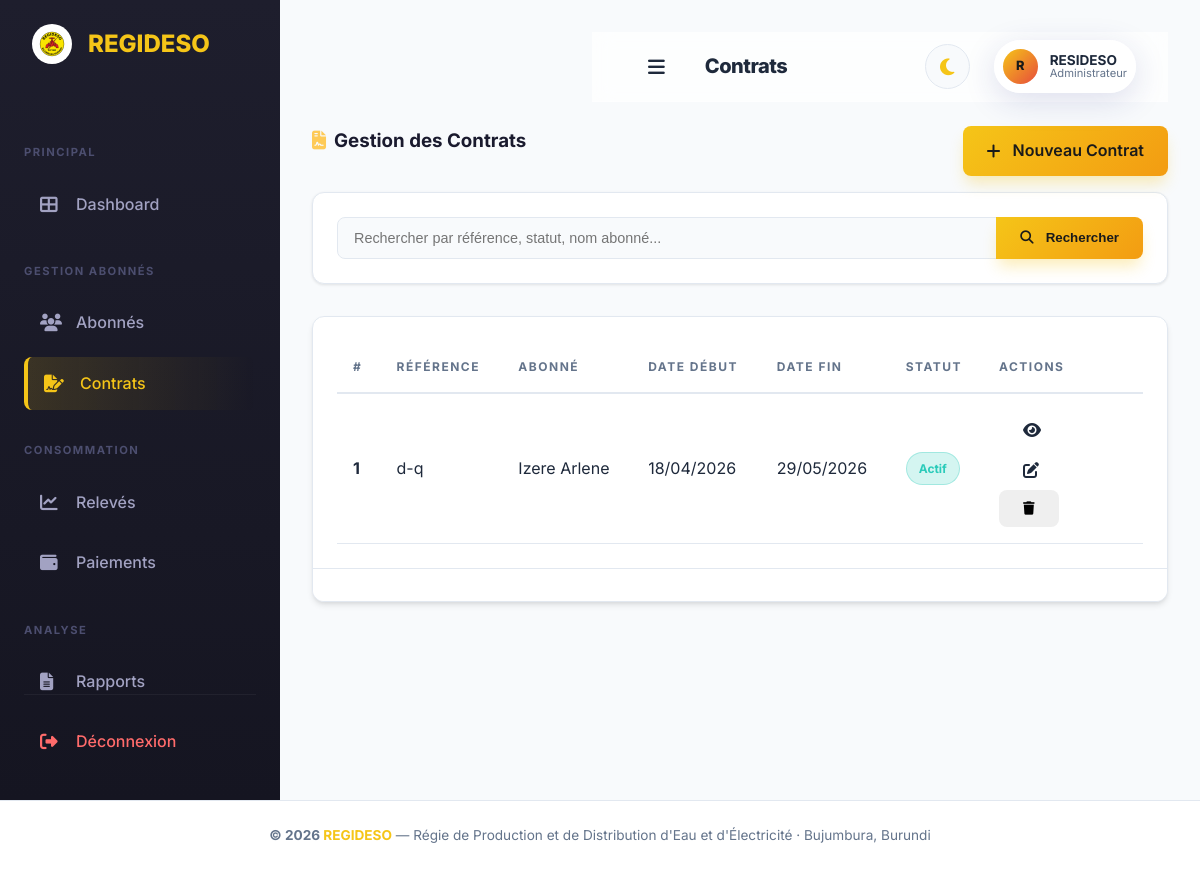
The page /contrats/index.php (signed in) on the database its author committed.
### tables this page shows
CREATE TABLE `contrat` (
  `id_Contrat` int(11) NOT NULL,
  `reference_Contrat` varchar(40) NOT NULL,
  `dateDebut_Contrat` date DEFAULT NULL,
  `dateFin_Contrat` date DEFAULT NULL,
  `Statut_Contrat` varchar(30) DEFAULT 'Actif',
  `idabonne_abonnes` int(11) NOT NULL
);

CREATE TABLE `abonne` (
  `idabonne_abonnes` int(11) NOT NULL,
  `nom_abonnes` varchar(40) NOT NULL,
  `prenom_abonnes` varchar(40) NOT NULL,
  `type_abonne_abonnes` varchar(40) DEFAULT NULL,
  `telephone_abonnes` varchar(30) DEFAULT NULL,
  `email_abonnes` varchar(40) DEFAULT NULL,
  `adresse_abonne` varchar(40) DEFAULT NULL
);

### includes/functions.php (called while the page is built, shortened)
<?php
function sanitize($data) {
    return htmlspecialchars(trim($data), ENT_QUOTES, 'UTF-8');
}
function format_date($date, $format = 'd/m/Y') {
    return date($format, strtotime($date));
}

### includes/auth.php (called while the page is built, shortened)
<?php
function has_role($role) {
    return isset($_SESSION['user_role']) && $_SESSION['user_role'] === $role;
}

### contrats/index.php (the view, shortened to what this page needs)
<?php
require_once __DIR__ . '/../includes/header.php';
$search = trim($_GET['search'] ?? '');
$where = '';
$params = [];
$sql_count = "SELECT COUNT(*) FROM contrat c LEFT JOIN abonne a ON c.idabonne_abonnes = a.idabonne_abonnes $where";
$stmt = $pdo->prepare($sql_count);
$stmt->execute($params);
$total = $stmt->fetchColumn();
$page = max(1, (int)($_GET['page'] ?? 1));
$per_page = 10;
$total_pages = max(1, ceil($total / $per_page));
$page = min($page, $total_pages);
$offset = ($page - 1) * $per_page;
$pagination = ['page' => $page, 'per_page' => $per_page, 'total' => $total, 'total_pages' => $total_pages, 'offset' => $offset];
$sql = "SELECT c.*, a.nom_abonnes, a.prenom_abonnes FROM contrat c LEFT JOIN abonne a ON c.idabonne_abonnes = a.idabonne_abonnes $where ORDER BY c.id_Contrat DESC LIMIT $per_page OFFSET $offset";
$stmt = $pdo->prepare($sql);
$stmt->execute($params);
$contrats = $stmt->fetchAll();
?>
<div class="row mb-3">
    <div class="col-md-8">
        <h3 style="font-weight: 700; color: #1a1a2e;">
            <i class="fas fa-file-contract mr-2" style="color: #feca57;"></i>Gestion des Contrats
        </h3>
    </div>
    <div class="col-md-4 text-right">
        <a href="create.php" class="btn btn-primary"><i class="fas fa-plus mr-1"></i> Nouveau Contrat</a>
    </div>
</div>
<div class="search-bar">
    <form method="GET" class="form-inline">
        <div class="input-group w-100">
            <input type="text" name="search" class="form-control" placeholder="Rechercher par référence, statut, nom abonné..." value="<?= sanitize($search) ?>">
            <div class="input-group-append">
                <button type="submit" class="btn btn-primary"><i class="fas fa-search mr-1"></i> Rechercher</button>
            </div>
        </div>
    </form>
</div>
<div class="card">
    <div class="card-body p-0">
        <table class="table table-hover mb-0">
            <thead>
                <tr>
                    <th>#</th>
                    <th>Référence</th>
                    <th>Abonné</th>
                    <th>Date Début</th>
                    <th>Date Fin</th>
                    <th>Statut</th>
                    <th style="width:160px;">Actions</th>
                </tr>
            </thead>
            <tbody>
                <?php if (empty($contrats)): ?>
                    <tr><td colspan="7" class="text-center text-muted py-4"><i class="fas fa-inbox fa-2x mb-2 d-block"></i>Aucun contrat trouvé</td></tr>
                <?php else: foreach ($contrats as $c): ?>
                <tr>
                    <td><strong><?= $c['id_Contrat'] ?></strong></td>
                    <td><?= sanitize($c['reference_Contrat']) ?></td>
                    <td><?= sanitize($c['nom_abonnes'] . ' ' . $c['prenom_abonnes']) ?></td>
                    <td><?= format_date($c['dateDebut_Contrat']) ?></td>
                    <td><?= format_date($c['dateFin_Contrat']) ?></td>
                    <td><span class="badge <?= $c['Statut_Contrat'] === 'Actif' ? 'badge-actif' : ($c['Statut_Contrat'] === 'Expiré' ? 'badge-expire' : 'badge-inactif') ?>"><?= sanitize($c['Statut_Contrat']) ?></span></td>
                    <td>
                        <a href="view.php?id=<?= $c['id_Contrat'] ?>" class="btn btn-info btn-sm" title="Voir"><i class="fas fa-eye"></i></a>
                        <a href="edit.php?id=<?= $c['id_Contrat'] ?>" class="btn btn-warning btn-sm" title="Modifier"><i class="fas fa-edit"></i></a>
                        <?php if (has_role('Administrateur')): ?>
                        <button onclick="confirmDelete('delete.php?id=<?= $c['id_Contrat'] ?>')" class="btn btn-danger btn-sm" title="Supprimer"><i class="fas fa-trash"></i></button>
                        <?php endif; ?>
                    </td>
                </tr>
                <?php endforeach; endif; ?>
            </tbody>
        </table>
    </div>
    <div class="card-footer"><?php display_pagination($pagination, $search); ?></div>
</div>
<?php require_once __DIR__ . '/../includes/footer.php'; ?>

### assets/css/premium.css (style rules this page uses)
:root { --primary: #f5c518; --primary-dark: #e8a700; --secondary: #e74c3c; --secondary-dark: #c0392b; --accent: #1dd1a1; --bg-main: #f8fafc; --bg-sidebar: linear-gradient(180deg, #1e1e2d 0%, #151521 100%); --bg-card: #ffffff; --text-main: #1e293b; --text-muted: #64748b; --text-on-primary: #1a1a1a; --border: #e2e8f0; --glass: rgba(255, 255, 255, 0.7); --glass-border: rgba(255, 255, 255, 0.4); --shadow-sm: 0 1px 3px rgba(0,0,0,0.1); --shadow-md: 0 4px 6px -1px rgba(0,0,0,0.1), 0 2px 4px -1px rgba(0,0,0,0.06); --shadow-lg: 0 10px 15px -3px rgba(0,0,0,0.1), 0 4px 6px -2px rgba(0,0,0,0.05); --shadow-premium: 0 20px 25px -5px rgba(0,0,0,0.1), 0 10px 10px -5px rgba(0,0,0,0.04); --shadow-primary: 0 10px 15px -3px rgba(245, 197, 24, 0.3); --radius-sm: 8px; --radius-md: 12px; --radius-lg: 20px; --radius-xl: 30px; --transition: all 0.3s cubic-bezier(0.4, 0, 0.2, 1); }
* { margin: 0; padding: 0; box-sizing: border-box; }
body { font-family: 'Inter', system-ui, -apple-system, sans-serif; background-color: var(--bg-main); color: var(--text-main); line-height: 1.6; overflow-x: hidden; transition: background-color 0.3s, color 0.3s; }
a { text-decoration: none; color: inherit; transition: var(--transition); }
.row { display: flex; flex-wrap: wrap; gap: 0; margin-right: -15px; margin-left: -15px; margin-bottom: 1.5rem; }
[class*="col-"] { position: relative; width: 100%; padding-right: 15px; padding-left: 15px; }
@media (min-width: 768px) { .col-md-8 { flex: 0 0 66.666667%; max-width: 66.666667%; } }
@media (min-width: 768px) { .col-md-4 { flex: 0 0 33.333333%; max-width: 33.333333%; } }
.mb-3 { margin-bottom: 1rem !important; }
.mr-1 { margin-right: 0.25rem !important; }
.mr-2 { margin-right: 0.5rem !important; }
.text-right { text-align: right !important; }
.w-100 { width: 100% !important; }
.card { background: var(--bg-card); border: 1px solid var(--border); border-radius: var(--radius-md); box-shadow: var(--shadow-md); overflow: hidden; transition: var(--transition); animation: slideInUp 0.6s ease forwards; }
.card-body { padding: 1.5rem; }
.btn { display: inline-flex; align-items: center; justify-content: center; padding: 0.75rem 1.5rem; border-radius: var(--radius-sm); font-weight: 600; cursor: pointer; border: none; gap: 0.5rem; transition: var(--transition); white-space: nowrap; }
.btn-primary { background: linear-gradient(135deg, var(--primary), #f39c12); color: var(--text-on-primary); box-shadow: var(--shadow-primary); }
.form-control { display: block; width: 100%; padding: 0.75rem 1rem; font-size: 0.9rem; color: var(--text-main); background-color: var(--bg-main); background-clip: padding-box; border: 1px solid var(--border); border-radius: var(--radius-sm); transition: var(--transition); }
.input-group { display: flex; align-items: stretch; width: 100%; }
.input-group .form-control { flex: 1 1 auto; border-top-right-radius: 0; border-bottom-right-radius: 0; }
.input-group-append { display: flex; margin-left: -1px; }
.input-group-append .btn { border-top-left-radius: 0; border-bottom-left-radius: 0; }
.search-bar { background: var(--bg-card); padding: 1.5rem; border-radius: var(--radius-md); box-shadow: var(--shadow-sm); margin-bottom: 2rem; border: 1px solid var(--border); }
.card-footer { padding: 1rem 1.5rem; background: var(--bg-card); border-top: 1px solid var(--border); }
.table { width: 100%; border-collapse: collapse; }
.table th { background: var(--bg-card); padding: 1rem; text-align: left; font-size: 0.75rem; text-transform: uppercase; letter-spacing: 1.5px; color: var(--text-muted); position: sticky; top: 0; z-index: 10; border-bottom: 2px solid var(--border); }
.table td { padding: 1rem; border-bottom: 1px solid var(--border); transition: var(--transition); }
.badge { display: inline-block; padding: 0.35rem 0.75rem; border-radius: 20px; font-size: 0.75rem; font-weight: 700; white-space: nowrap; }
.badge-success, .badge-actif, .badge-paye { background: rgba(43, 203, 186, 0.2); color: #2bcbba; border: 1px solid rgba(43, 203, 186, 0.3); }
.card { transition: var(--transition); }
.btn { position: relative; overflow: hidden; }
.btn::after { content: ''; position: absolute; top: -50%; left: -50%; width: 200%; height: 200%; background: radial-gradient(circle, rgba(255,255,255,0.2) 0%, transparent 70%); opacity: 0; transition: opacity 0.5s ease; pointer-events: none; }

### rows shown on the page
contrat: id_Contrat "1", reference_Contrat "d-q", idabonne_abonnes.prenom_abonnes "Izere Arlene", dateDebut_Contrat "18/04/2026", dateFin_Contrat "29/05/2026", Statut_Contrat "Actif"

### other values the page prints
$page_title "Contrats"
substr($_SESSION['user_prenom'] ?? 'U', 0, 1) "R"
$_SESSION['user_prenom'] "RESIDESO"
$_SESSION['user_role'] "Administrateur"
